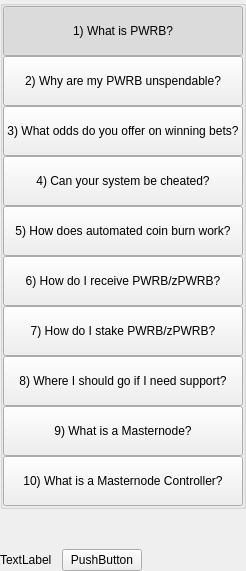
         <widget class="QWidget" name="left" native="true">
          <layout class="QVBoxLayout" name="verticalLayout_3">
           <property name="leftMargin">
            <number>0</number>
           </property>
           <property name="topMargin">
            <number>0</number>
           </property>
           <property name="rightMargin">
            <number>0</number>
           </property>
           <property name="bottomMargin">
            <number>0</number>
           </property>
           <item>
            <layout class="QVBoxLayout" name="verticalLayout_2">
             <property name="spacing">
              <number>0</number>
             </property>
             <item>
              <widget class="QWidget" name="containerButtons" native="true">
               <layout class="QVBoxLayout" name="verticalLayout">
                <property name="spacing">
                 <number>0</number>
                </property>
                <property name="leftMargin">
                 <number>0</number>
                </property>
                <property name="topMargin">
                 <number>0</number>
                </property>
                <property name="rightMargin">
                 <number>0</number>
                </property>
                <property name="bottomMargin">
                 <number>0</number>
                </property>
                <item>
                 <widget class="QGroupBox" name="groupBox">
                  <property name="title">
                   <string/>
                  </property>
                  <layout class="QVBoxLayout" name="verticalLayout_9">
                   <property name="spacing">
                    <number>0</number>
                   </property>
                   <property name="leftMargin">
                    <number>0</number>
                   </property>
                   <property name="topMargin">
                    <number>0</number>
                   </property>
                   <property name="rightMargin">
                    <number>0</number>
                   </property>
                   <property name="bottomMargin">
                    <number>0</number>
                   </property>
                   <item>
                    <widget class="QPushButton" name="pushButtonFaq1">
                     <property name="minimumSize">
                      <size>
                       <width>0</width>
                       <height>50</height>
                      </size>
                     </property>
                     <property name="maximumSize">
                      <size>
                       <width>16777215</width>
                       <height>50</height>
                      </size>
                     </property>
                     <property name="focusPolicy">
                      <enum>Qt::NoFocus</enum>
                     </property>
                     <property name="text">
                      <string>1) What is PWRB?</string>
                     </property>
                     <property name="checkable">
                      <bool>true</bool>
                     </property>
                     <property name="checked">
                      <bool>true</bool>
                     </property>
                     <property name="autoExclusive">
                      <bool>true</bool>
                     </property>
                    </widget>
                   </item>
                   <item>
                    <widget class="QPushButton" name="pushButtonFaq2">
                     <property name="minimumSize">
                      <size>
                       <width>0</width>
                       <height>50</height>
                      </size>
                     </property>
                     <property name="maximumSize">
                      <size>
                       <width>16777215</width>
                       <height>50</height>
                      </size>
                     </property>
                     <property name="focusPolicy">
                      <enum>Qt::NoFocus</enum>
                     </property>
                     <property name="text">
                      <string>2) Why are my PWRB unspendable?</string>
                     </property>
                     <property name="checkable">
                      <bool>true</bool>
                     </property>
                     <property name="autoExclusive">
                      <bool>true</bool>
                     </property>
                    </widget>
                   </item>
                   <item>
                    <widget class="QPushButton" name="pushButtonFaq3">
                     <property name="minimumSize">
                      <size>
                       <width>0</width>
                       <height>50</height>
                      </size>
                     </property>
                     <property name="maximumSize">
                      <size>
                       <width>16777215</width>
                       <height>16777215</height>
                      </size>
                     </property>
                     <property name="focusPolicy">
                      <enum>Qt::NoFocus</enum>
                     </property>
                     <property name="text">
                      <string>3) What odds do you offer on winning bets?</string>
                     </property>
                     <property name="checkable">
                      <bool>true</bool>
                     </property>
                     <property name="autoExclusive">
                      <bool>true</bool>
                     </property>
                    </widget>
                   </item>
                   <item>
                    <widget class="QPushButton" name="pushButtonFaq4">
                     <property name="minimumSize">
                      <size>
                       <width>0</width>
                       <height>50</height>
                      </size>
                     </property>
                     <property name="maximumSize">
                      <size>
                       <width>16777215</width>
                       <height>16777215</height>
                      </size>
                     </property>
                     <property name="focusPolicy">
                      <enum>Qt::NoFocus</enum>
                     </property>
                     <property name="text">
                      <string>4) Can your system be cheated?</string>
                     </property>
                     <property name="checkable">
                      <bool>true</bool>
                     </property>
                     <property name="autoExclusive">
                      <bool>true</bool>
                     </property>
                    </widget>
                   </item>
                   <item>
                    <widget class="QPushButton" name="pushButtonFaq5">
                     <property name="minimumSize">
                      <size>
                       <width>0</width>
                       <height>50</height>
                      </size>
                     </property>
                     <property name="focusPolicy">
                      <enum>Qt::NoFocus</enum>
                     </property>
                     <property name="text">
                      <string>5) How does automated coin burn work?</string>
                     </property>
                     <property name="checkable">
                      <bool>true</bool>
                     </property>
                     <property name="autoExclusive">
                      <bool>true</bool>
                     </property>
                    </widget>
                   </item>
                   <item>
                    <widget class="QPushButton" name="pushButtonFaq6">
                     <property name="minimumSize">
                      <size>
                       <width>0</width>
                       <height>50</height>
                      </size>
                     </property>
                     <property name="focusPolicy">
                      <enum>Qt::NoFocus</enum>
                     </property>
                     <property name="text">
                      <string>6) How do I receive PWRB/zPWRB?</string>
                     </property>
                     <property name="checkable">
                      <bool>true</bool>
                     </property>
                     <property name="autoExclusive">
                      <bool>true</bool>
                     </property>
                    </widget>
                   </item>
                   <item>
                    <widget class="QPushButton" name="pushButtonFaq7">
                     <property name="minimumSize">
                      <size>
                       <width>0</width>
                       <height>50</height>
                      </size>
                     </property>
                     <property name="focusPolicy">
                      <enum>Qt::NoFocus</enum>
                     </property>
                     <property name="text">
                      <string>7) How do I stake PWRB/zPWRB?</string>
                     </property>
                     <property name="checkable">
                      <bool>true</bool>
                     </property>
                     <property name="autoExclusive">
                      <bool>true</bool>
                     </property>
                    </widget>
                   </item>
                   <item>
                    <widget class="QPushButton" name="pushButtonFaq8">
                     <property name="minimumSize">
                      <size>
                       <width>0</width>
                       <height>50</height>
                      </size>
                     </property>
                     <property name="focusPolicy">
                      <enum>Qt::NoFocus</enum>
                     </property>
                     <property name="text">
                      <string>8) Where I should go if I need support?</string>
                     </property>
                     <property name="checkable">
                      <bool>true</bool>
                     </property>
                     <property name="autoExclusive">
                      <bool>true</bool>
                     </property>
                    </widget>
                   </item>
                   <item>
                    <widget class="QPushButton" name="pushButtonFaq9">
                     <property name="minimumSize">
                      <size>
                       <width>0</width>
                       <height>50</height>
                      </size>
                     </property>
                     <property name="focusPolicy">
                      <enum>Qt::NoFocus</enum>
                     </property>
                     <property name="text">
                      <string>9) What is a Masternode?</string>
                     </property>
                     <property name="checkable">
                      <bool>true</bool>
                     </property>
                     <property name="autoExclusive">
                      <bool>true</bool>
                     </property>
                    </widget>
                   </item>
                   <item>
                    <widget class="QPushButton" name="pushButtonFaq10">
                     <property name="minimumSize">
                      <size>
                       <width>0</width>
                       <height>50</height>
                      </size>
                     </property>
                     <property name="focusPolicy">
                      <enum>Qt::NoFocus</enum>
                     </property>
                     <property name="text">
                      <string>10) What is a Masternode Controller?</string>
                     </property>
                     <property name="checkable">
                      <bool>true</bool>
                     </property>
                     <property name="autoExclusive">
                      <bool>true</bool>
                     </property>
                    </widget>
                   </item>
                  </layout>
                 </widget>
                </item>
               </layout>
              </widget>
             </item>
             <item>
              <spacer name="verticalSpacer">
               <property name="orientation">
                <enum>Qt::Vertical</enum>
               </property>
               <property name="sizeHint" stdset="0">
                <size>
                 <width>20</width>
                 <height>40</height>
                </size>
               </property>
              </spacer>
             </item>
             <item>
              <layout class="QHBoxLayout" name="horizontalLayout_2">
               <item>
                <widget class="QLabel" name="labelWebLink">
                 <property name="text">
                  <string>TextLabel</string>
                 </property>
                </widget>
               </item>
               <item>
                <spacer name="horizontalSpacer_4">
                 <property name="orientation">
                  <enum>Qt::Horizontal</enum>
                 </property>
                 <property name="sizeType">
                  <enum>QSizePolicy::Minimum</enum>
                 </property>
                 <property name="sizeHint" stdset="0">
                  <size>
                   <width>10</width>
                   <height>20</height>
                  </size>
                 </property>
                </spacer>
               </item>
               <item>
                <widget class="QPushButton" name="pushButtonWebLink">
                 <property name="focusPolicy">
                  <enum>Qt::NoFocus</enum>
                 </property>
                 <property name="text">
                  <string>PushButton</string>
                 </property>
                </widget>
               </item>
               <item>
                <spacer name="horizontalSpacer_2">
                 <property name="orientation">
                  <enum>Qt::Horizontal</enum>
                 </property>
                 <property name="sizeHint" stdset="0">
                  <size>
                   <width>40</width>
                   <height>20</height>
                  </size>
                 </property>
                </spacer>
               </item>
              </layout>
             </item>
            </layout>
           </item>
          </layout>
         </widget>
